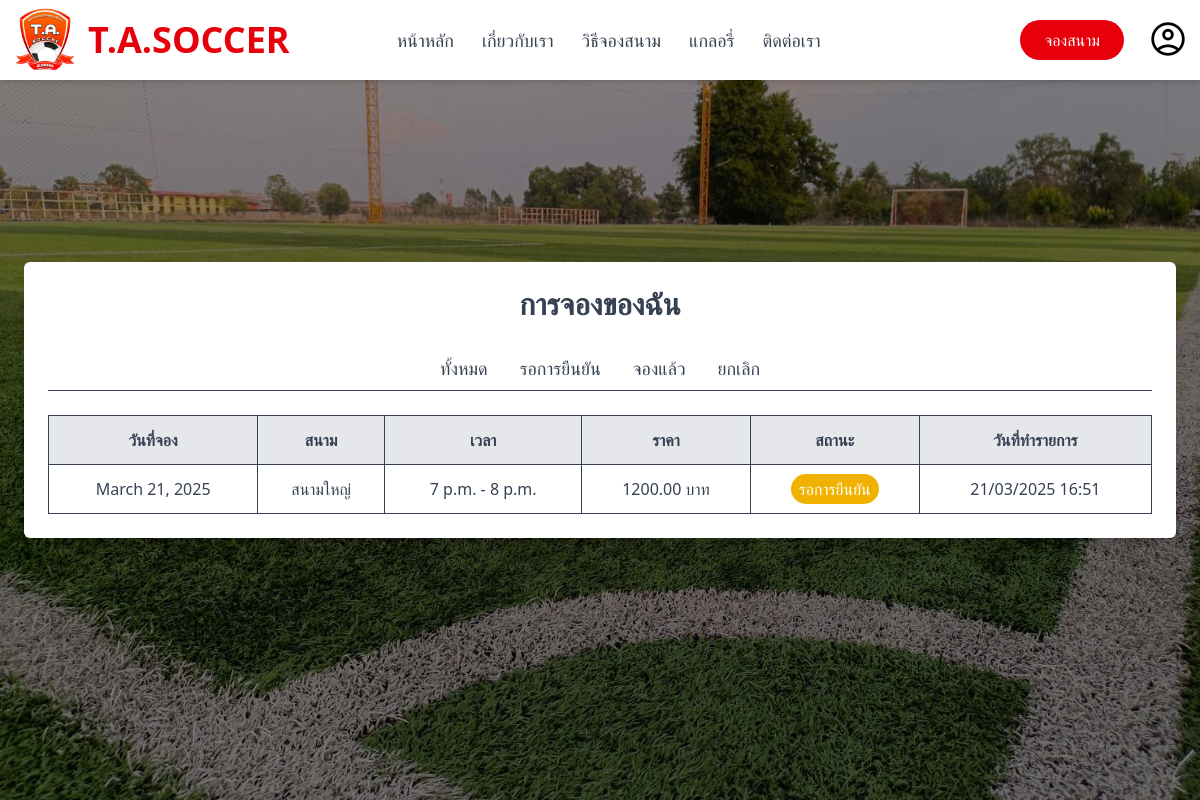
Before: /my-reservations/ (signed in) with the older database file.
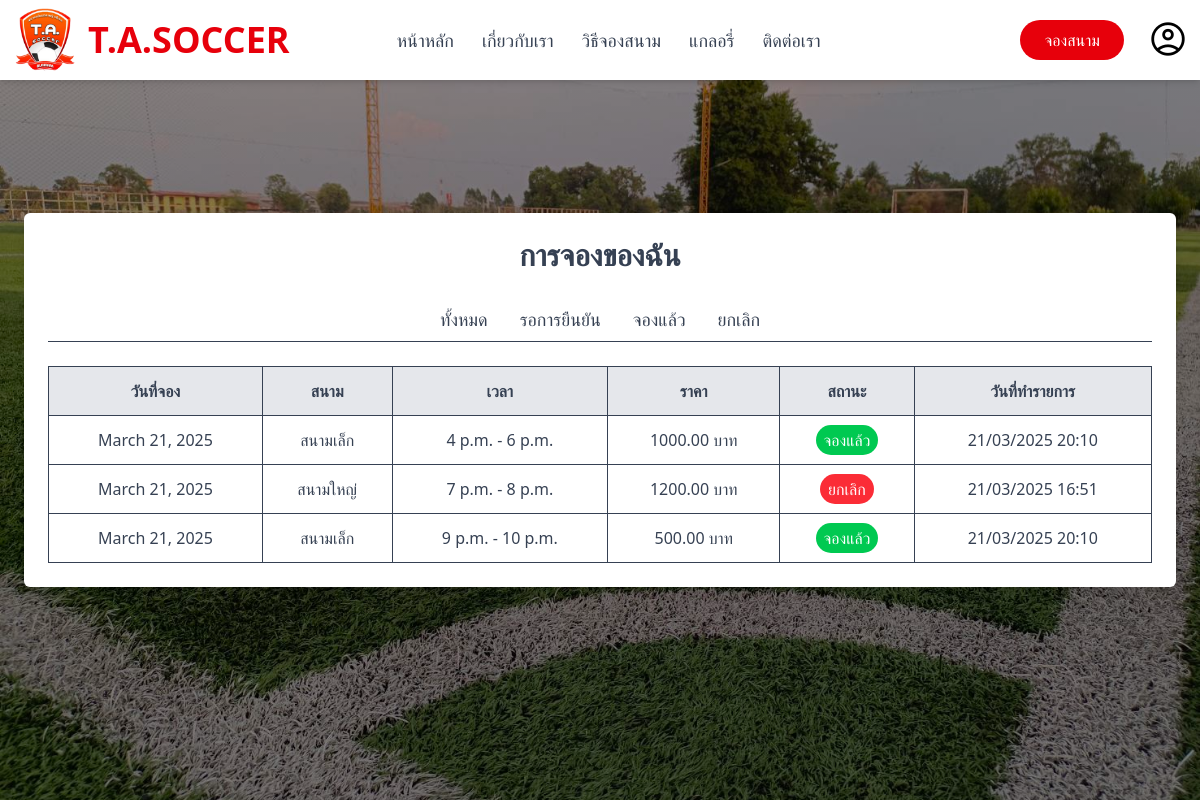
After: the same page with the newer database file.
### booking/models.py (models this page shows, shortened)
class Reservation(models.Model):
    STATUS_CHOICES = (
        ('pending', 'กำลังจอง'),  # สถานะใหม่เพื่อรอการยืนยันจาก admin
        ('booked', 'จองแล้ว'),
        ('cancelled', 'ยกเลิก'),
    )
    field = models.ForeignKey(Field, on_delete=models.CASCADE)
    reservation_date = models.DateField()
    start_time = models.TimeField()
    end_time = models.TimeField()
    customer_name = models.CharField(max_length=100)
    phone = models.CharField(max_length=20)
    status = models.CharField(max_length=20, choices=STATUS_CHOICES, default='pending')  # เปลี่ยนจาก default='booked' เป็น 'pending'
    total_price = models.DecimalField(max_digits=10, decimal_places=2)
    created_at = models.DateTimeField(auto_now_add=True)

class Field(models.Model):
    id = models.AutoField(primary_key=True)
    name = models.CharField(max_length=100)
    capacity = models.IntegerField()
    price_per_hour = models.DecimalField(max_digits=10, decimal_places=2)

### LoginSystem/views/LoginViews.py (the view)
# urls.py: path('my-reservations/', LoginViews.my_reservations, name='my-reservations'),
@login_required
def my_reservations(request):
    logged_in = check_login(request)
    user_reservations = Reservation.objects.filter(
        customer_name=request.user.username
    ).order_by('-reservation_date', 'start_time')
    context = {
        'loggedin': logged_in['loggedin'],
        'user': logged_in['user'],
        'reservations': user_reservations,
    }
    return render(request, 'public/my-reservations.html', context)

### LoginSystem/views/LoginViews.py (called while the page is built)
def check_login(request):
    return {
        'loggedin': request.user.is_authenticated,
        'user': request.user
    }

### templates/public/my-reservations.html (shortened to what this page needs)
{% extends 'public/base.html' %}
{% load static %}
{% block content %}
<div class="flex justify-center items-center min-h-screen bg-cover bg-center py-24" style="background-image: linear-gradient(rgba(0, 0, 0, 0.4), rgba(0, 0, 0, 0.4)), url({% static 'images/test.jpg' %});">
    <div class="p-6 shadow-lg bg-white rounded-md w-full max-w-6xl text-gray-700">
        <h1 class="text-3xl block text-center font-semibold mb-6">การจองของฉัน</h1>
        <div class="flex justify-center mb-6 border-b">
            <button id="all-tab" class="px-4 py-2 font-medium text-lg border-b-2 border-red-500" onclick="filterReservations('all')">ทั้งหมด</button>
            <button id="pending-tab" class="px-4 py-2 font-medium text-lg" onclick="filterReservations('pending')">รอการยืนยัน</button>
            <button id="booked-tab" class="px-4 py-2 font-medium text-lg" onclick="filterReservations('booked')">จองแล้ว</button>
            <button id="cancelled-tab" class="px-4 py-2 font-medium text-lg" onclick="filterReservations('cancelled')">ยกเลิก</button>
        </div>
        {% if reservations %}
            <div class="overflow-x-auto">
                <table class="w-full border-collapse">
                    <thead>
                        <tr class="bg-gray-200 text-gray-700">
                            <th class="p-3 border">วันที่จอง</th>
                            <th class="p-3 border">สนาม</th>
                            <th class="p-3 border">เวลา</th>
                            <th class="p-3 border">ราคา</th>
                            <th class="p-3 border">สถานะ</th>
                            <th class="p-3 border">วันที่ทำรายการ</th>
                        </tr>
                    </thead>
                    <tbody>
                        {% for reservation in reservations %}
                        <tr class="border text-center reservation-row" data-status="{{ reservation.status }}">
                            <td class="p-3 border">{{ reservation.reservation_date }}</td>
                            <td class="p-3 border">{{ reservation.field.name }}</td>
                            <td class="p-3 border">{{ reservation.start_time }} - {{ reservation.end_time }}</td>
                            <td class="p-3 border">{{ reservation.total_price }} บาท</td>
                            <td class="p-3 border">
                                <span class="px-2 py-1 rounded-full text-white
                                    {% if reservation.status == 'pending' %}
                                        bg-yellow-500
                                    {% elif reservation.status == 'booked' %}
                                        bg-green-500
                                    {% else %}
                                        bg-red-500
                                    {% endif %}">
                                    {% if reservation.status == 'pending' %}
                                        รอการยืนยัน
                                    {% elif reservation.status == 'booked' %}
                                        จองแล้ว
                                    {% else %}
                                        ยกเลิก
                                    {% endif %}
                                </span>
                            </td>
                            <td class="p-3 border">{{ reservation.created_at|date:"d/m/Y H:i" }}</td>
                        </tr>
                        {% endfor %}
                    </tbody>
                </table>
            </div>
        {% else %}
            <div class="text-center py-10">
                <p class="text-xl">คุณยังไม่มีประวัติการจอง</p>
                <a href="{% url 'pre-reserve' %}" class="mt-4 inline-block bg-red-600 text-white px-4 py-2 rounded-md hover:bg-red-500">จองสนามเลย</a>
            </div>
        {% endif %}
    </div>
</div>
{% endblock %}

Changed rows visible on the page:
added Reservation: reservation_date "March 21, 2025", field.name "สนามเล็ก", start_time "4 p.m.", end_time "6 p.m.", total_price "1000.00", status "จองแล้ว", created_at "21/03/2025 20:10"
changed Reservation "สนามใหญ่": status "รอการยืนยัน" → "ยกเลิก"
added Reservation: reservation_date "March 21, 2025", field.name "สนามเล็ก", start_time "9 p.m.", end_time "10 p.m.", total_price "500.00", status "จองแล้ว", created_at "21/03/2025 20:10"
